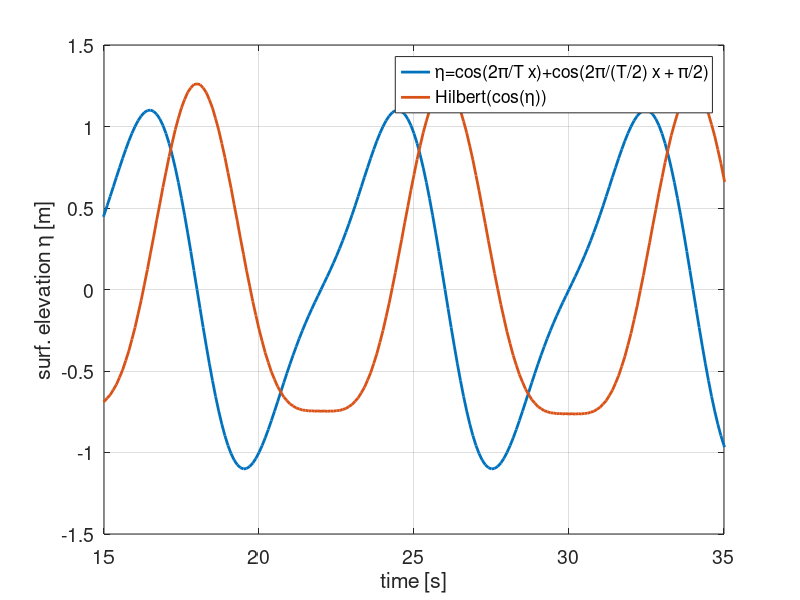

Here is the MATLAB script that generated this plot:
%% Example for CD2

t=0:0.1:50;


T=8; % wave period
d_phi=pi/2 % pahse shift
a_1=1; % amplitude wave 1;
a_2=0.25; % amplitude wave higher harmonic;

eta=a_1*cos(t*2*pi/T)+a_2*cos(t*2*pi/(T/2)-d_phi);

% Sk volgens Brinkkemper
eta_m=eta-mean(eta);
sk=mean(eta_m.^3)/(mean(eta_m.^2))^1.5
eta_H=imag(hilbert(eta_m));
ass=mean(eta_H.^3)/(mean(eta_H.^2))^1.5

figure
plot(t,eta,'linewidth',2)
grid on 
hold on;
plot(t,eta_H,'linewidth',2)

xlim([15 35])
xlabel ('time [s]')
ylabel ('surf. elevation \eta [m]')
legend ('\eta=cos(2\pi/T x)+cos(2\pi/(T/2) x + \pi/2)','Hilbert(cos(\eta))')
set(gca,'fontsize',14)